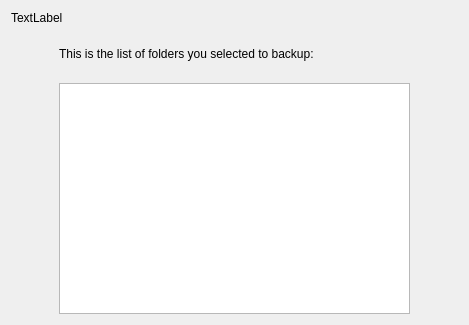
<?xml version="1.0" encoding="UTF-8"?>
<ui version="4.0">
 <class>OwncloudWizardResultPage</class>
 <widget class="QWidget" name="OwncloudWizardResultPage">
  <property name="geometry">
   <rect>
    <x>0</x>
    <y>0</y>
    <width>469</width>
    <height>325</height>
   </rect>
  </property>
  <property name="windowTitle">
   <string>Form</string>
  </property>
  <layout class="QGridLayout" name="gridLayout">
   <item row="0" column="0">
    <widget class="QLabel" name="topLabel">
     <property name="text">
      <string>TextLabel</string>
     </property>
     <property name="wordWrap">
      <bool>true</bool>
     </property>
    </widget>
   </item>
   <item row="1" column="0">
    <layout class="QHBoxLayout" name="horizontalLayout_2">
     <item>
      <spacer name="horizontalSpacer">
       <property name="orientation">
        <enum>Qt::Horizontal</enum>
       </property>
       <property name="sizeType">
        <enum>QSizePolicy::Fixed</enum>
       </property>
       <property name="sizeHint" stdset="0">
        <size>
         <width>48</width>
         <height>20</height>
        </size>
       </property>
      </spacer>
     </item>
     <item>
      <layout class="QVBoxLayout" name="verticalLayout">
       <item>
        <layout class="QHBoxLayout" name="horizontalLayout_12"/>
       </item>
       <item>
        <spacer name="verticalSpacer_2">
         <property name="orientation">
          <enum>Qt::Vertical</enum>
         </property>
         <property name="sizeType">
          <enum>QSizePolicy::Fixed</enum>
         </property>
         <property name="sizeHint" stdset="0">
          <size>
           <width>20</width>
           <height>16</height>
          </size>
         </property>
        </spacer>
       </item>
       <item>
        <widget class="QLabel" name="localFolderLabel">
         <property name="text">
          <string>This is the list of folders you selected to backup:</string>
         </property>
         <property name="wordWrap">
          <bool>true</bool>
         </property>
        </widget>
       </item>
       <item>
        <spacer name="verticalSpacer_3">
         <property name="orientation">
          <enum>Qt::Vertical</enum>
         </property>
         <property name="sizeType">
          <enum>QSizePolicy::Fixed</enum>
         </property>
         <property name="sizeHint" stdset="0">
          <size>
           <width>20</width>
           <height>16</height>
          </size>
         </property>
        </spacer>
       </item>
       <item>
        <layout class="QHBoxLayout" name="horizontalLayout"/>
       </item>
       <item>
        <widget class="QListView" name="listView">
         <property name="editTriggers">
          <set>QAbstractItemView::NoEditTriggers</set>
         </property>
        </widget>
       </item>
      </layout>
     </item>
     <item>
      <spacer name="horizontalSpacer_2">
       <property name="orientation">
        <enum>Qt::Horizontal</enum>
       </property>
       <property name="sizeType">
        <enum>QSizePolicy::Fixed</enum>
       </property>
       <property name="sizeHint" stdset="0">
        <size>
         <width>48</width>
         <height>20</height>
        </size>
       </property>
      </spacer>
     </item>
    </layout>
   </item>
  </layout>
 </widget>
 <resources/>
 <connections/>
</ui>
